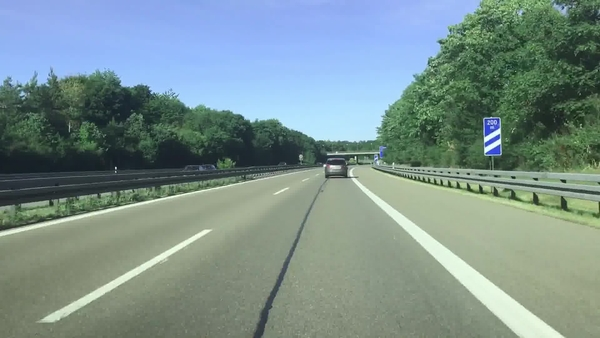
#> input picture images/test1.jpg, 600 x 338 px
$ jupyter execute lane-detection.ipynb
#> lines starting #> are read from the running program, lines starting #| are printed output that depends on the picture
#### Imports

[cell 1]
import pandas as pd
import cv2
import matplotlib.pyplot as plt
import numpy as np

### Edge Detection

First step is to import the image

[cell 2]
img = cv2.imread("images/test1.jpg")
#> img is the input picture: shape (338, 600, 3); mean B, G, R 141.2, 144.2, 122.8
plt.imshow(img)
plt.show()

##### Gray Scale the Image

This will increase the contrast and make edge detection easier

[cell 3]
def grey_scale(image):
    return cv2.cvtColor(image,cv2.COLOR_RGB2GRAY)
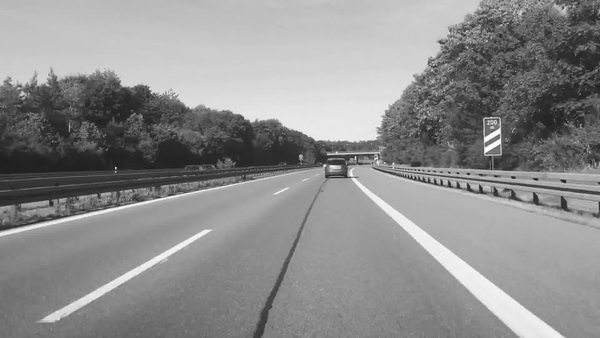
#> returned value: shape (338, 600); min 18, max 255, mean 140.9

grey = grey_scale(img)
plt.imshow(grey)
plt.show()

The next step is to apply a gausian blur to decrease the noise in the image when we look for edges

[cell 4]
def gauss_blur(image):
    return cv2.GaussianBlur(image,(5,5),0)

blur = gauss_blur(grey)
plt.imshow(blur)
plt.show()

Now we can apply Canny Edge detection

[cell 5]
def canny_edge(image):
    return cv2.Canny(image,50,150)
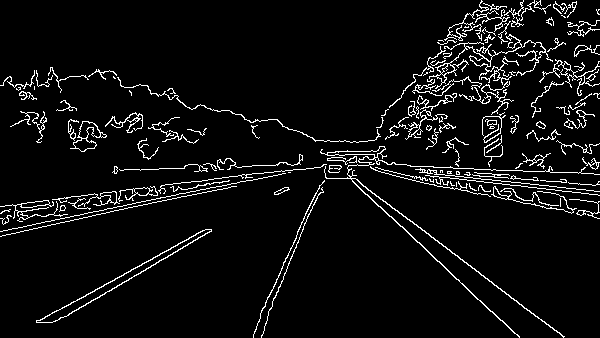
#> returned value: shape (338, 600); 5.8% white in thin lines or dots

edge = canny_edge(blur)
plt.imshow(edge)
plt.show()

We can now clearly see the edges, we need to isolate them so we can better use them.

To do this we will define a region of intrest in the shape of a triangle from the image to the halfway point of the image

[cell 6]
def roi(image):
    roi_image = image.copy()
    height, width = image.shape
#> height = 338; width = 600
    roi_points = np.float32([
      (int(width*0.6),int(height*0.5)), # Top-left corner
      (int(width*1.0), int(height*1.0)), # Bottom-left corner
      (int(width*0.0),int(height*1.0)), # Bottom-right corner
      (int(width*0.4),int(height*0.5)) # Top-right corner
    ])
    return cv2.polylines(roi_image, np.int32([roi_points]), False, (147,20,255), 3)
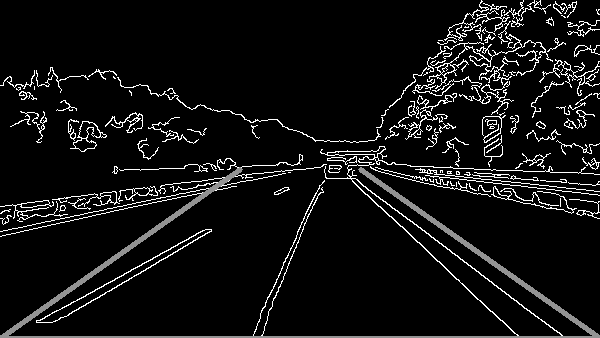
#> returned value: shape (338, 600); min 0, max 255, mean 17.6
plt.imshow(edge)
plt.show()
roi = roi(edge)
plt.imshow(roi)
plt.show()
